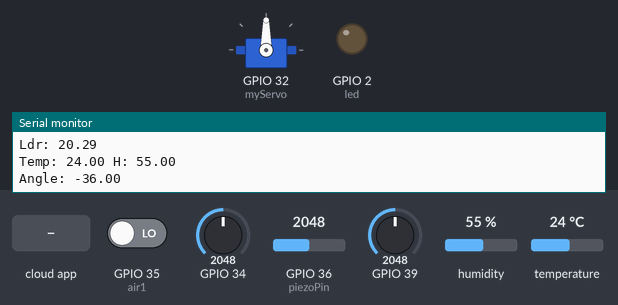
This sketch was run on a simulated ESP32. Shown: servo, output pins drawn as LEDs (lit = HIGH), the last lines printed to the serial monitor. The test bench sets the inputs (shaded band); at power-on: GPIO 34 = 2048, GPIO 35 (air1) LOW, GPIO 36 (piezoPin) = 2048, GPIO 39 = 2048, humidity 55 %, temperature 24 °C. WiFi joins after 1.5 s; servers stay silent unless stated.

Above: at 2.7 s.
2.8 s: the phone or cloud app sets led_switch to 1
At 4.2 s:
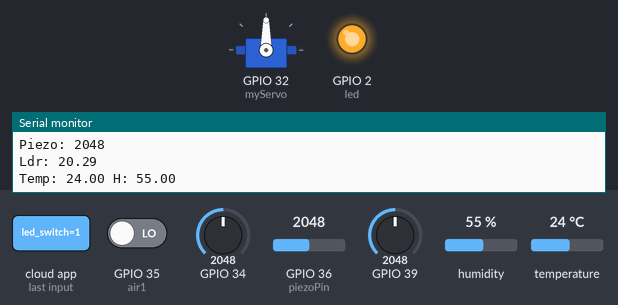
4.5 s: the phone or cloud app sets bed to 0
At 5.0 s:
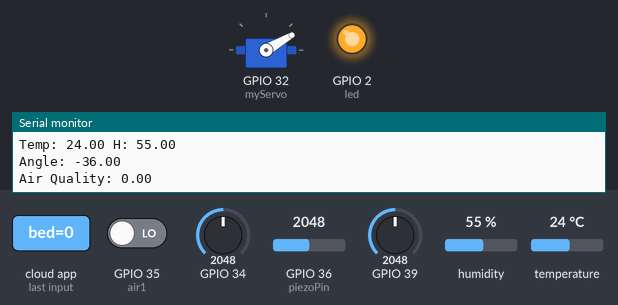
6.0 s: the phone or cloud app sets servoAngle to 0
At 7.2 s:
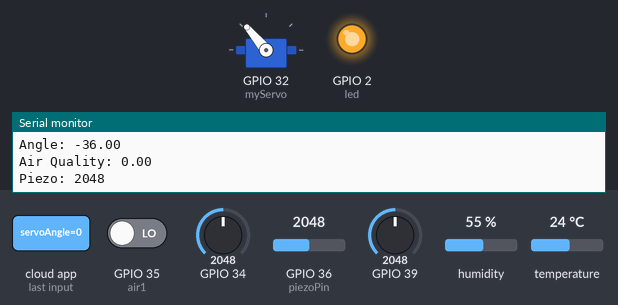
7.5 s: the phone or cloud app sets led_switch to 0
At 7.8 s:
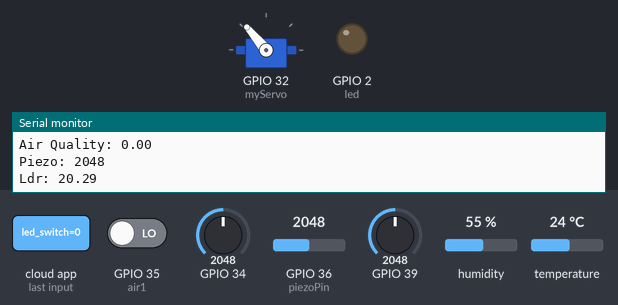
9.0 s: the phone or cloud app sets servoAngle to 25
At 9.6 s:
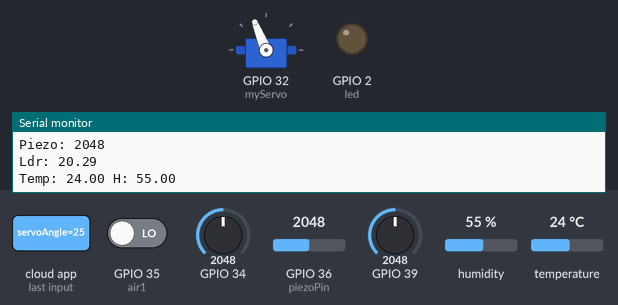
10.5 s: the phone or cloud app sets servoAngle to 100
At 11.4 s:
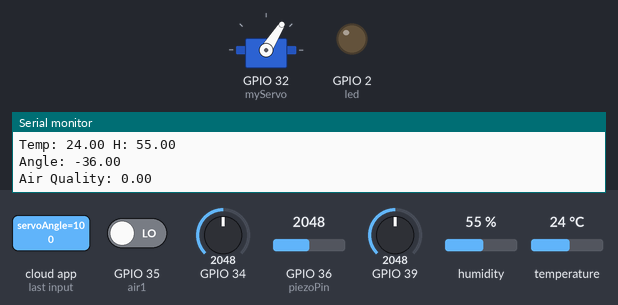
Timing chart, 0 to 13.0 s (numbered marks = the images above; inputs shaded):
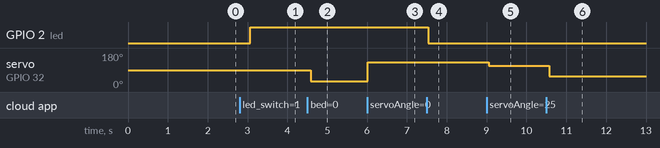

The sketch:

main.ino
```cpp
#include "arduino_secrets.h"
/*
  Sketch generated by the Arduino IoT Cloud Thing "Untitled"
  https://create.arduino.cc/cloud/things/0c35ba2e-4dfa-4e2b-a990-3466367f41b6

  Arduino IoT Cloud Variables description

  The following variables are automatically generated and updated when changes are made to the Thing

  CloudAngle angle;
  CloudLight led_switch;
  CloudSwitch bed;
  CloudTelevision servoControl;
  CloudTemperatureSensor temprature;
  int ldr;
  int servoAngle;
  CloudRelativeHumidity humidity;
  bool airQuality;
  bool piezo;

  Variables which are marked as READ/WRITE in the Cloud Thing will also have functions
  which are called when their values are changed from the Dashboard.
  These functions are generated with the Thing and added at the end of this sketch.
*/

#include "thingProperties.h"
#include "DHT.h"
#include "Flex.h"
#include "Ultra.h"
#include "LDR.h"
#include <ESP32Servo.h>

Ldr ldr1;
#define led 2
Servo myServo;
#define DHTPIN 33
#define DHTTYPE DHT11
#define air1 35
Flex flex1;
# define piezoPin 36
DHT dht(DHTPIN, DHTTYPE);

void setup() {
  // Initialize serial and wait for port to open:
  Serial.begin(9600);
  // This delay gives the chance to wait for a Serial Monitor without blocking if none is found
  delay(1500);
  ldr1.ldrBegin(34);
  dht.begin();
  myServo.attach(32);
  flex1.FlexBegin(39);
  pinMode(air1,INPUT);
  // Defined in thingProperties.h
  initProperties();
  pinMode(led,OUTPUT);
  // Connect to Arduino IoT Cloud
  ArduinoCloud.begin(ArduinoIoTPreferredConnection);

  /*
     The following function allows you to obtain more information
     related to the state of network and IoT Cloud connection and errors
     the higher number the more granular information you’ll get.
     The default is 0 (only errors).
     Maximum is 4
 */
  setDebugMessageLevel(2);
  ArduinoCloud.printDebugInfo();
}

void loop() {
  ArduinoCloud.update();
  // Your code here
  float airRead=digitalRead(air1);
  int piezoRead=analogRead(piezoPin);
  float ldrRead= ldr1.get_intensity();
  float h = dht.readHumidity();
  // Read temperature as Celsius (the default)
  float t = dht.readTemperature();
  float flexAngle= flex1.getAngle();
  Serial.print("Piezo: ");
  Serial.println(piezoRead);
  Serial.print("Ldr: ");
  Serial.println(ldrRead);
  Serial.print("Temp: ");
  Serial.print(t);
  Serial.print(" H: ");
  Serial.println(h);
  Serial.print("Angle: ");
  Serial.println(flexAngle);
  Serial.print("Air Quality: ");
  Serial.println(airRead);
  airQuality= airRead;
  humidity=h;
  temprature=t;
  angle=servoAngle;
  ldr=ldrRead;
  if(piezoRead>700)
    piezo=false;
  else
    piezo=true;
  airQuality=!airRead;

  angle+=3;
}


/*
  Since LedSwitch is READ_WRITE variable, onLedSwitchChange() is
  executed every time a new value is received from IoT Cloud.
*/
void onLedSwitchChange()  {
  // Add your code here to act upon LedSwitch change
  if(led_switch)
    digitalWrite(led,HIGH);
  else
    digitalWrite(led,LOW);
}


/*
  Since ServoAngle is READ_WRITE variable, onServoAngleChange() is
  executed every time a new value is received from IoT Cloud.
*/
void onServoAngleChange()  {
  // Add your code here to act upon ServoAngle change
  int sAngle = map(servoAngle,0,90,50,115);
  myServo.write(180-sAngle);
  angle=servoAngle+3;
}


/*
  Since ServoControl is READ_WRITE variable, onServoControlChange() is
  executed every time a new value is received from IoT Cloud.
*/
void onServoControlChange()  {
  // Add your code here to act upon ServoControl change
  int angle = servoControl.getVolume();
  Serial.print(angle);
}


/*
  Since Bed is READ_WRITE variable, onBedChange() is
  executed every time a new value is received from IoT Cloud.
*/
void onBedChange()  {
  // Add your code here to act upon Bed change
  if(bed){

    myServo.write(180-90);
  }else{
    myServo.write(30);
  }
}
```

Flex.h
```cpp
class Flex{
  public:
    const float VCC = 5;      // voltage at Ardunio 5V line
    const float R_DIV = 10000.0;  // resistor used to create a voltage divider
    const float flatResistance = 25000.0; // resistance when flat
    const float bendResistance = 100000.0;  // resistance at 90 deg
    int FlexPin;
    void FlexBegin(int Pin){
      FlexPin=Pin;
      pinMode(FlexPin,INPUT);
      }
    float getAngle(){
      int ADCflex = analogRead(FlexPin);
      float Vflex = ADCflex * VCC / 1023.0;
      float Rflex = R_DIV * (VCC / Vflex - 1.0);

  // Use the calculated resistance to estimate the sensor's bend angle:
      float angle = map(Rflex, flatResistance, bendResistance, 0, 90.0);
      return angle;
      }

  };
```

LDR.h
```cpp
class Ldr{
  private:
const double k = 5.0/1024;
const double luxFactor = 500000;
const double R2 = 10000;
const double LowLightLimit = 200;
const double B = 1.3*pow(10.0,7);
const double m = -1.4;
 int Pin;

 public:
  void ldrBegin(int pin){
    Pin=pin;
    pinMode(Pin,INPUT);
  }
  float get_intensity () {
    int RawADC0= analogRead(Pin);
    RawADC0= map(RawADC0,0,4096,0,1023);
    float V2 = k*RawADC0;
    float R1 = (6.0/V2 - 1)*R2;
    float lux = B*pow(R1,m);
    return lux;}


};
```

Ultra.h
```cpp
class UltraSonic {
  private:
  float SOUND_SPEED= 0.034;
  float CM_TO_INCH= 0.393701;
  public:
    int echoPin;
    int trigPin;
    float distanceCm;
    void UltraBegin(int echoPin, int trigPin){
      this->echoPin= echoPin;
      this->trigPin= trigPin;
      pinMode(trigPin, OUTPUT); // Sets the trigPin as an Output
      pinMode(echoPin, INPUT); // Sets the echoPin as an Input
    }
    float getDistance(){
      digitalWrite(trigPin, LOW);
       delayMicroseconds(2);
  // Sets the trigPin on HIGH state for 10 micro seconds
      digitalWrite(trigPin, HIGH);
      delayMicroseconds(10);
      digitalWrite(trigPin, LOW);

  // Reads the echoPin, returns the sound wave travel time in microseconds
      float duration = pulseIn(echoPin, HIGH);

  // Calculate the distance
     distanceCm = duration * SOUND_SPEED/2;
     return distanceCm;
    }
};
```

arduino_secrets.h
```cpp
#define SECRET_SSID ""
#define SECRET_PASS ""
#define SECRET_DEVICE_KEY ""
```

thingProperties.h
```cpp
// Code generated by Arduino IoT Cloud, DO NOT EDIT.

#include <ArduinoIoTCloud.h>
#include <Arduino_ConnectionHandler.h>

const char DEVICE_LOGIN_NAME[]  = "df4984dc-4ba6-4506-9b2e-4928fa0bbfd2";

const char SSID[]               = SECRET_SSID;    // Network SSID (name)
const char PASS[]               = SECRET_PASS;    // Network password (use for WPA, or use as key for WEP)
const char DEVICE_KEY[]  = SECRET_DEVICE_KEY;    // Secret device password

void onLedSwitchChange();
void onBedChange();
void onServoControlChange();
void onServoAngleChange();

CloudAngle angle;
CloudLight led_switch;
CloudSwitch bed;
CloudTelevision servoControl;
CloudTemperatureSensor temprature;
int ldr;
int servoAngle;
CloudRelativeHumidity humidity;
bool airQuality;
bool piezo;

void initProperties(){

  ArduinoCloud.setBoardId(DEVICE_LOGIN_NAME);
  ArduinoCloud.setSecretDeviceKey(DEVICE_KEY);
  ArduinoCloud.addProperty(angle, READ, 1 * SECONDS, NULL);
  ArduinoCloud.addProperty(led_switch, READWRITE, ON_CHANGE, onLedSwitchChange, 1);
  ArduinoCloud.addProperty(bed, READWRITE, ON_CHANGE, onBedChange);
  ArduinoCloud.addProperty(servoControl, READWRITE, ON_CHANGE, onServoControlChange);
  ArduinoCloud.addProperty(temprature, READ, 1 * SECONDS, NULL);
  ArduinoCloud.addProperty(ldr, READ, 1 * SECONDS, NULL);
  ArduinoCloud.addProperty(servoAngle, READWRITE, ON_CHANGE, onServoAngleChange);
  ArduinoCloud.addProperty(humidity, READ, 1 * SECONDS, NULL);
  ArduinoCloud.addProperty(airQuality, READ, 1 * SECONDS, NULL);
  ArduinoCloud.addProperty(piezo, READ, ON_CHANGE, NULL);

}

WiFiConnectionHandler ArduinoIoTPreferredConnection(SSID, PASS);
```

Measured:
- after the input at 2.8 s, GPIO 2 (led): LOW → HIGH after 0.26 s
- after the input at 4.5 s, servo on GPIO 32 (myServo): 90° → 30° after 0.08 s
- after the input at 6.0 s, servo on GPIO 32 (myServo): 30° → 130° at once
- after the input at 7.5 s, GPIO 2 (led): HIGH → LOW at once
- after the input at 9.0 s, servo on GPIO 32 (myServo): 130° → 112° after 0.05 s
- after the input at 10.5 s, servo on GPIO 32 (myServo): 112° → 58° after 0.07 s
